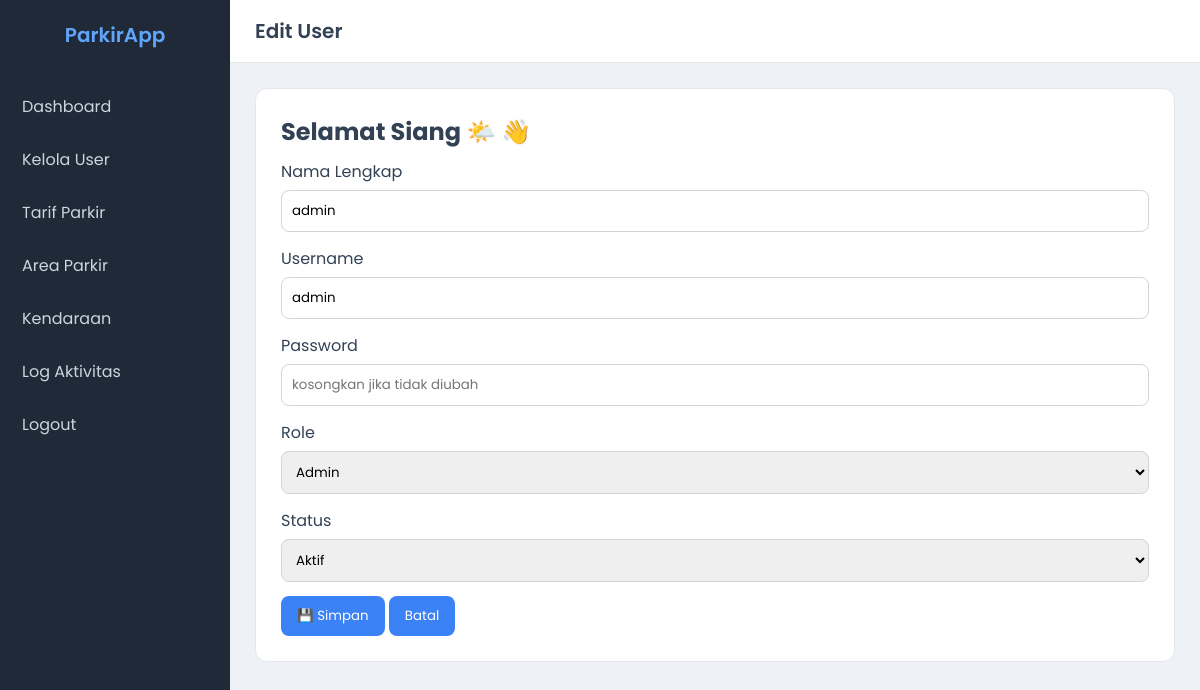
Screenshot of /controllers/c_user.php?aksi=edit&id=36 (signed in) with the database file from the repository.
### tables this page shows
CREATE TABLE `user` (
  `id_user` int(11) NOT NULL,
  `nama_lengkap` varchar(50) NOT NULL,
  `username` varchar(50) NOT NULL,
  `password` varchar(100) NOT NULL,
  `role` enum('admin','petugas','owner','') NOT NULL,
  `status_aktif` tinyint(1) NOT NULL
);

### models/m_koneksi.php (called while the page is built, shortened)
<?php
class m_koneksi
{
    private $host = "localhost",
    $username = "root",
    $pass = "",
    $db = "parkir";
    function __construct()
    {
        $this->koneksi = mysqli_connect(
            $this->host,
            $this->username,
            $this->pass,
            $this->db
        );
        if ($this->koneksi) {
            return $this->koneksi;
        } else {
            die("koneksi ke database gagal" . mysqli_connect_error());
        }
    }
}

### models/m_user.php (called while the page is built, shortened)
<?php
include_once "m_koneksi.php";
class m_user
{
    function tampil_data_by_id($id_user)
    {
        $conn = new m_koneksi();
        $sql = "SELECT * FROM user WHERE id_user = $id_user";
        $query = mysqli_query($conn->koneksi, $sql);
        return mysqli_fetch_object($query);
    }
}
?>

### views/edit_user.php (the view, shortened to what this page needs)
<?php
include "../controllers/c_user.php";
?>
<!DOCTYPE html>
<html lang="en">
<head>
  <link rel="stylesheet" href="../asset/css/style.css">
</head>
<body>
  <div class="sidebar">
    <div class="logo">ParkirApp</div>
    <a href="dashboard_admin.php">Dashboard</a>
    <a href="tampil_data_user.php">Kelola User</a>
    <a href="tampil_data_tarif.php">Tarif Parkir</a>
    <a href="tampil_data_area.php">Area Parkir</a>
    <a href="tampil_data_kendaraan.php">Kendaraan</a>
    <a href="#">Log Aktivitas</a>
    <a href="../controllers/c_logout.php">Logout</a>
  </div>
  <div class="main">
    <div class="navbar">
      <h1>Edit User</h1>
    </div>
    <div class="content">
      <div class="card form-card">
        <h2>✏️ Edit Data User</h2>
        <form action="../controllers/c_user.php?aksi=update" method="post">
          <label for="nama" class="form-label">Nama Lengkap</label>
          <input type="text" class="form-control" id="nama" name="nama" value="<?= $users->nama_lengkap ?>"
            required><br>
          <label for="username" class="form-label">Username</label>
          <input type="text" class="form-control" id="username" name="username" value="<?= $users->username ?>"
            required><br>
            <label for="">Password</label>
          <input type="password" id="password" name="password" placeholder="kosongkan jika tidak diubah"><br>
          <label>Role</label>
          <select name="role" required>
            <option value="admin" <?= $users->role == 'admin' ? 'selected' : '' ?>>Admin</option>
          </select>
          <label>Status</label>
          <select name="status_aktif" required>
            <option value="1" <?= $users->status_aktif == '1' ? 'selected' : '' ?>>Aktif</option>
          </select>
          <div class="button-group">
            <button type="submit" class="btn-save">💾 Simpan</button>
            <button type="button" class="btn-cancel" onclick="window.location.href='tampil_data_user.php'">
              Batal
            </button>
          </div>
        </form>
      </div>
    </div>
  </div>
</body>
</html>

### asset/css/style.css (style rules this page uses)
* { margin:0; padding:0; box-sizing:border-box; font-family:'Poppins', sans-serif; }
body { display:flex; background:#eef2f7; color:#334155; }
.sidebar { width:230px; height:100vh; background:#1f2937; position:fixed; padding-top:20px; }
.logo { text-align:center; font-size:20px; font-weight:600; margin-bottom:30px; color:#60a5fa; }
.sidebar a { display:block; padding:14px 22px; color:#cbd5e1; text-decoration:none; transition:.2s; }
.main { margin-left:230px; width:100%; }
.navbar { background:#ffffff; padding:16px 25px; display:flex; justify-content:space-between; align-items:center; border-bottom:1px solid #e5e7eb; }
.navbar h1 { font-size:20px; font-weight:600; }
.content { padding:25px; }
.card { background:#ffffff; padding:25px; border-radius:12px; border:1px solid #e5e7eb; margin-bottom:20px; }
.card h2 { margin-bottom:10px; }
input, select { width:100%; padding:10px; margin-top:6px; margin-bottom:14px; border-radius:8px; border:1px solid #d1d5db; }
button { padding:10px 16px; border:none; border-radius:8px; cursor:pointer; background:#3b82f6; color:white; }

### rows the page displays
user: nama "admin", username "admin", role "Admin", status_aktif "Aktif"
